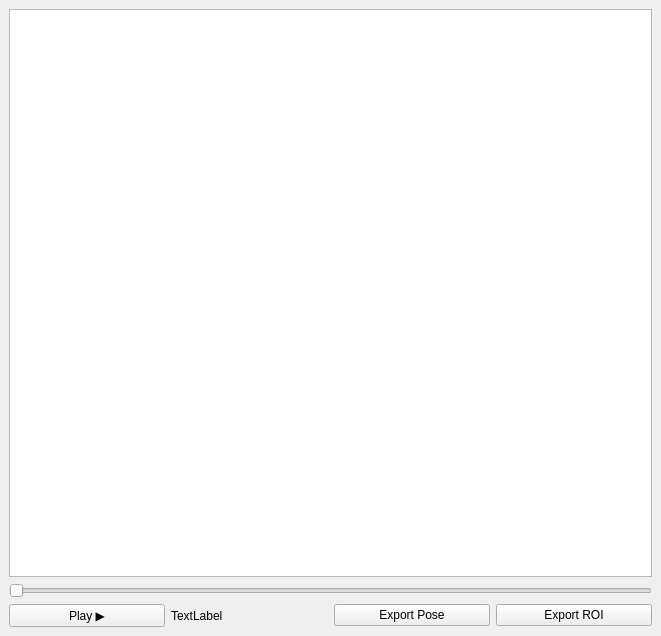
<?xml version="1.0" encoding="UTF-8"?>
<ui version="4.0">
 <class>MainWindow</class>
 <widget class="QMainWindow" name="MainWindow">
  <property name="geometry">
   <rect>
    <x>0</x>
    <y>0</y>
    <width>661</width>
    <height>636</height>
   </rect>
  </property>
  <property name="windowTitle">
   <string>MainWindow</string>
  </property>
  <widget class="QWidget" name="centralwidget">
   <layout class="QGridLayout" name="gridLayout">
    <item row="0" column="0">
     <widget class="QGraphicsView" name="panel"/>
    </item>
    <item row="2" column="0">
     <layout class="QHBoxLayout" name="horizontalLayout">
      <item>
       <widget class="QPushButton" name="button_play">
        <property name="text">
         <string>Play ▶</string>
        </property>
       </widget>
      </item>
      <item>
       <widget class="QLabel" name="label1">
        <property name="text">
         <string>TextLabel</string>
        </property>
       </widget>
      </item>
      <item>
       <widget class="QPushButton" name="button_export_pose">
        <property name="text">
         <string>Export Pose</string>
        </property>
       </widget>
      </item>
      <item>
       <widget class="QPushButton" name="button_export_ROI">
        <property name="text">
         <string>Export ROI</string>
        </property>
       </widget>
      </item>
     </layout>
    </item>
    <item row="1" column="0">
     <widget class="QSlider" name="slider">
      <property name="orientation">
       <enum>Qt::Horizontal</enum>
      </property>
     </widget>
    </item>
   </layout>
  </widget>
 </widget>
 <resources/>
 <connections/>
</ui>
